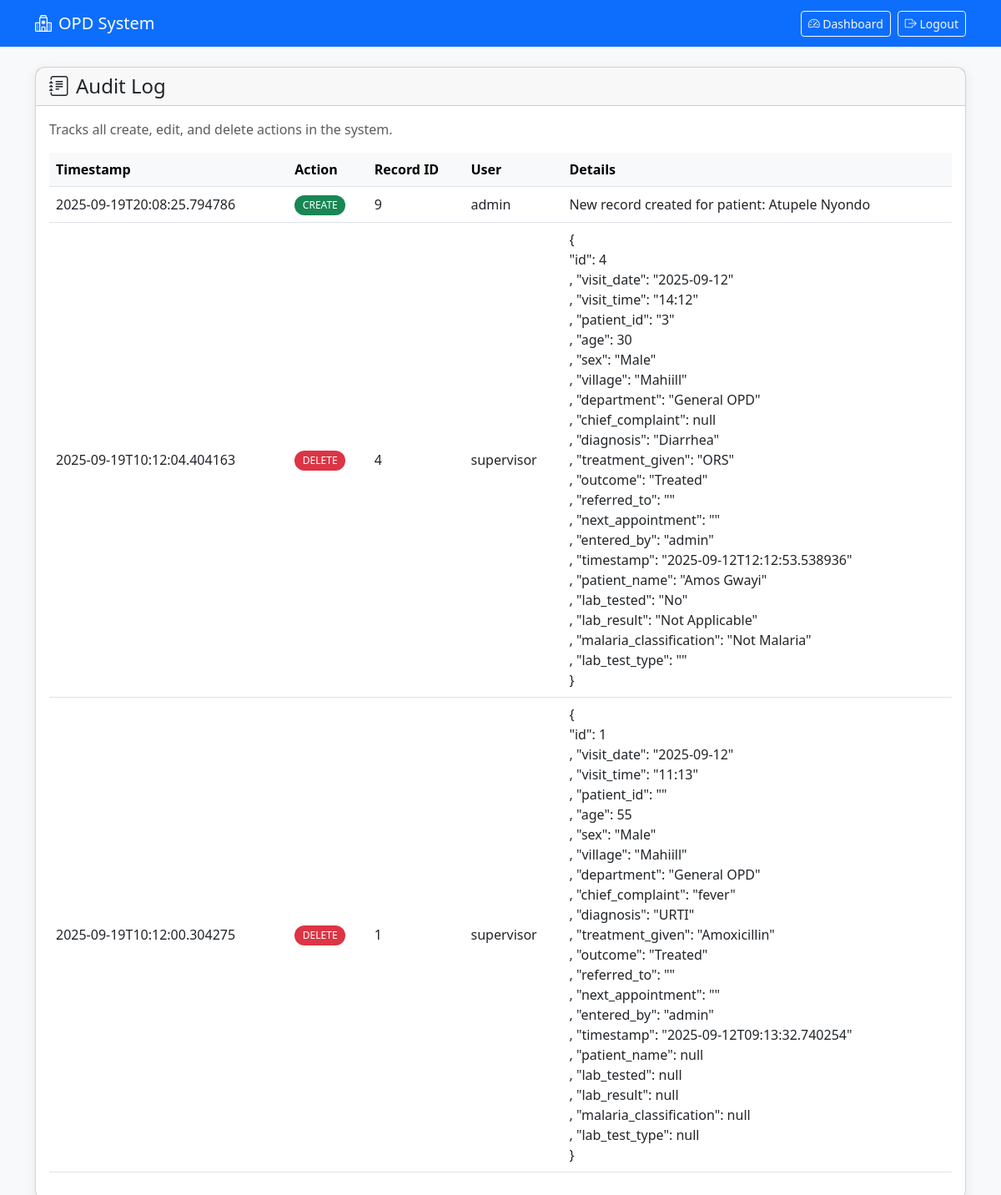
The page /admin/audit (signed in) on the database its author committed.
### tables this page shows
CREATE TABLE audit_log (
            id INTEGER PRIMARY KEY AUTOINCREMENT,
            action TEXT NOT NULL,
            record_id INTEGER,
            table_name TEXT NOT NULL,
            user TEXT NOT NULL,
            details TEXT,
            timestamp TEXT NOT NULL
        );

### app.py (the view)
@app.route('/admin/audit')
@login_required
def audit_log():
    if not current_user.is_admin():
        flash('⛔ Access denied. Only admins can view audit logs.', 'warning')
        return redirect(url_for('dashboard'))
    conn = get_db()
    conn.row_factory = sqlite3.Row
    rows = conn.execute("SELECT * FROM audit_log ORDER BY id DESC LIMIT 500").fetchall()
    conn.close()
    logs = []
    for row in rows:
        d = dict(row)
        logs.append({
            'timestamp': d.get('timestamp'),
            'action': d.get('action'),
            'record_id': d.get('entity_id') or d.get('record_id'),
            'user': d.get('user'),
            'details': d.get('details')
        })
    return render_template('audit_log.html', logs=logs)

### app.py (called while the page is built)
@login_manager.user_loader
def load_user(user_id):
    for u in USERS.values():
        if str(u.id) == str(user_id):
            return u
    return None

def get_db():
    return sqlite3.connect(os.path.join(os.path.dirname(__file__), 'opd.db'))

    def is_admin(self):
        return self.role == 'admin'

### templates/audit_log.html (shortened to what this page needs)
<!DOCTYPE html>
<html lang="en">
<head>
    <link href="https://cdn.jsdelivr.net/npm/bootstrap@5.3.0/dist/css/bootstrap.min.css" rel="stylesheet">
    <link href="https://cdn.jsdelivr.net/npm/bootstrap-icons@1.10.0/font/bootstrap-icons.css" rel="stylesheet">
</head>
<body class="bg-light">
    <nav class="navbar navbar-expand-lg navbar-dark bg-primary">
        <div class="container">
            <a class="navbar-brand" href="/dashboard"><i class="bi bi-hospital me-2"></i>OPD System</a>
            <div class="d-flex gap-2">
                <a class="btn btn-outline-light btn-sm" href="/dashboard"><i class="bi bi-speedometer2"></i> Dashboard</a>
                <a class="btn btn-outline-light btn-sm" href="/logout"><i class="bi bi-box-arrow-right"></i> Logout</a>
            </div>
        </div>
    </nav>
    <main class="container py-4">
        <div class="row">
            <div class="col-12">
                <div class="card log-card">
                    <div class="card-header">
                        <h4 class="mb-0"><i class="bi bi-journal-text me-2"></i>Audit Log</h4>
                    </div>
                    <div class="card-body">
                        <p class="text-muted">Tracks all create, edit, and delete actions in the system.</p>
                        <div class="table-responsive">
                            <table class="table table-hover align-middle">
                                <thead class="table-light">
                                    <tr>
                                        <th>Timestamp</th>
                                        <th>Action</th>
                                        <th>Record ID</th>
                                        <th>User</th>
                                        <th>Details</th>
                                    </tr>
                                </thead>
                                <tbody>
                                    {% for log in logs %}
                                    <tr>
                                        <td>{{ log.timestamp }}</td>
                                        <td>
                                            <span class="badge
                                                {% if log.action == 'CREATE' %}bg-success
                                                {% elif log.action == 'UPDATE' %}bg-warning
                                                {% elif log.action == 'DELETE' %}bg-danger
                                                {% else %}bg-secondary
                                                {% endif %} action-badge">
                                                {{ log.action }}
                                            </span>
                                        </td>
                                        <td>{{ log.record_id or '-' }}</td>
                                        <td>{{ log.user }}</td>
                                        <td>
                                            <div style="max-width: 400px; overflow: auto;">
                                                {% if log.details %}
                                                    {{ log.details|replace('{','{<br>')|replace('}','<br>}')|replace(',','<br>,')|safe }}
                                                {% else %}
                                                    No details
                                                {% endif %}
                                            </div>
                                        </td>
                                    </tr>
                                    {% endfor %}
                                </tbody>
                            </table>
                        </div>
                    </div>
                </div>
            </div>
        </div>
    </main>
</body>
</html>

### templates/audit_log.html (style rules this page uses)
.log-card { border-radius: 12px; box-shadow: 0 4px 15px rgba(0,0,0,0.08); }
.action-badge { padding: 0.5em 0.8em; border-radius: 50px; font-weight: 500; }

### rows shown on the page
audit_log: timestamp "2025-09-19T20:08:25.794786", action "CREATE", record "9", user "admin", details "New record created for patient: Atupele Nyondo"
audit_log: timestamp "2025-09-19T10:12:04.404163", action "DELETE", record "4", user "supervisor", details "{ \"id\": 4 , \"visit_date\": \"2025-09-12\" , \"visit_time\": \"14:12\" , \"patient_id\": \"3\" , \"age\": 30 , \"sex\": \"Male\" , \"village\": \"Mahiill\" , \"department\": \"General OPD\" , \"chief_complaint\": null , \"diagnosis\": \"Diarrhea\" , \"treatment_given\": \"ORS\" , \"outcome\": \"Treated\" , \"referred_to\": \"\" , \"next_appointment\": \"\" , \"entered_by\": \"admin\" , \"timestamp\": \"2025-09-12T12:12:53.538936\" , \"patient_name\": \"Amos Gwayi\" , \"lab_tested\": \"No\" , \"lab_result\": \"Not Applicable\" , \"malaria_classification\": \"Not Malaria\" , \"lab_test_type\": \"\" }"
audit_log: timestamp "2025-09-19T10:12:00.304275", action "DELETE", record "1", user "supervisor", details "{ \"id\": 1 , \"visit_date\": \"2025-09-12\" , \"visit_time\": \"11:13\" , \"patient_id\": \"\" , \"age\": 55 , \"sex\": \"Male\" , \"village\": \"Mahiill\" , \"department\": \"General OPD\" , \"chief_complaint\": \"fever\" , \"diagnosis\": \"URTI\" , \"treatment_given\": \"Amoxicillin\" , \"outcome\": \"Treated\" , \"referred_to\": \"\" , \"next_appointment\": \"\" , \"entered_by\": \"admin\" , \"timestamp\": \"2025-09-12T09:13:32.740254\" , \"patient_name\": null , \"lab_tested\": null , \"lab_result\": null , \"malaria_classification\": null , \"lab_test_type\": null }"
